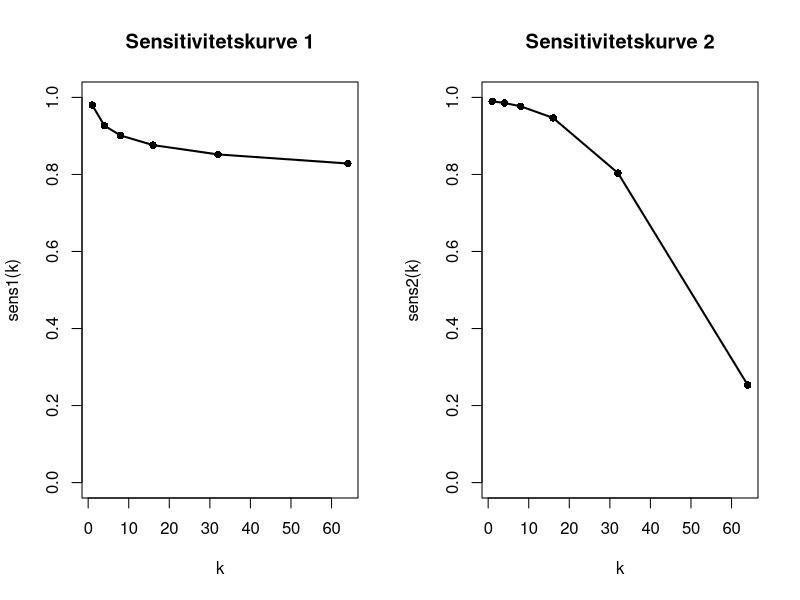
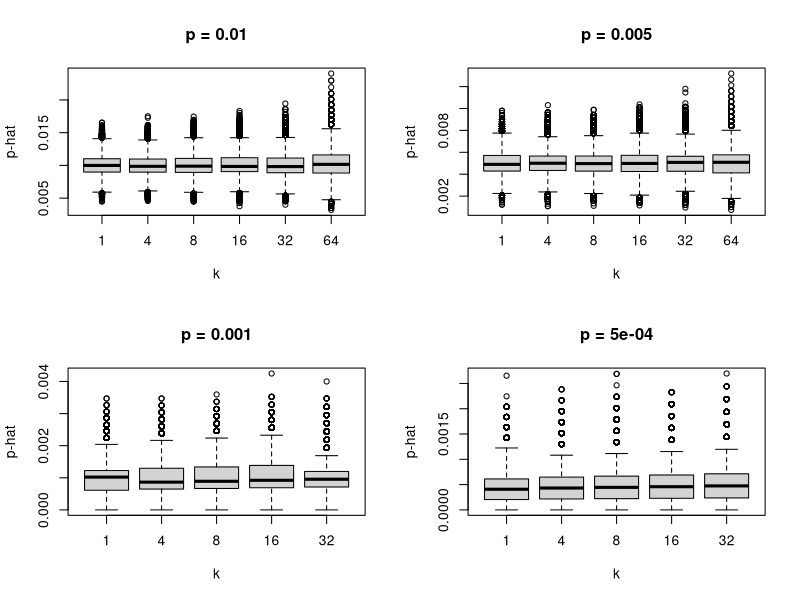
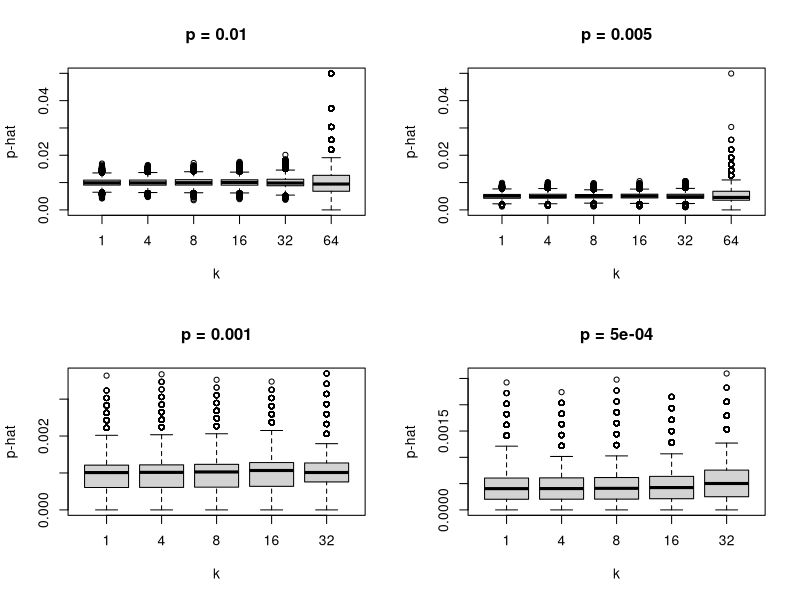

R code for these plots, in order:
## ---- chunk 1
knitr::opts_chunk$set(echo = TRUE)
library(kableExtra)
## ---- chunk 2
# Simulate the distribution of p-hat for given p, k, s, N
simps <- function(p,k,s,N,nsim=10^5){
  Npos <- rbinom(nsim,N,s*(1-(1-p)^k))
  phat <- 1-(1-Npos/(s*N))^(1/k)
  phat
}
sens1 <- function(k){
  sens <- 0.98^(1+2*log(k))
  return(sens)
}
sens2 <- function(k){
  # sens 0.99 at k=1, 0.50 at k=50
  b1 <- (qnorm(0.5) - qnorm(0.99))/(50 - 1)
  b0 <- qnorm(0.99) - b1
  sens <- pnorm(b0 + b1*k)
  return(sens)
}
k=c(1,4,8,16,32,64)
par(mfrow=c(1,2))
plot(k, sens1(k), type = "o", pch = 16, lwd = 2, ylim = c(0,1), main="Sensitivitetskurve 1")
plot(k, sens2(k), type = "o", pch = 16, lwd = 2, ylim = c(0,1), main="Sensitivitetskurve 2")

simksseq <- function(p,k,s,npers,nsim=10^5, showplot=TRUE){
  if((length(k)!=length(npers)) || (length(k)!=length(s)))
    stop("Length of k, s and npers should match")
  phatmat <- matrix(nrow=nsim,ncol=length(k))
  for(i in 1:length(k))
    phatmat[,i] <- simps(p,k[i],s[i],round(npers[i]/k[i]),nsim)
  if(showplot){
    boxplot(phatmat, use.cols=T, xaxt="n", ylab="p-hat", xlab="k",
            main=paste("p =",p))
    axis(side=1, at=1:length(k), labels = k)
  }
  N <- round(npers/k)
  pseq <- rep(p, length(k))
  res <- cbind.data.frame(pseq,npers,N,k,s,apply(phatmat,2,sd),apply(phatmat,2,quantile,probs=0.95, na.rm=T),colMeans(phatmat)-p)
  colnames(res) <- c("Prevalens","Ant. personer", "Ant. tester", "pool size", "sensitivitet","SE(p)","q95(p)", "bias")
  kable(res, digits=c(4,0,0,0,2,5,5,5))
}

## ---- chunk 3
par(mfrow=c(2,2))
simksseq(p=0.01,k=k,s=sens1(k),npers=rep(5000,length(k)))
simksseq(p=0.005,k=k,s=sens1(k),npers=rep(5000,length(k)))
k=c(1,4,8,16,32)
simksseq(p=0.001,k=k,s=sens1(k),npers=rep(5000,length(k)))
simksseq(p=0.0005,k=k,s=sens1(k),npers=rep(5000,length(k)))
## ---- chunk 4
k=c(1,4,8,16,32, 64)
par(mfrow=c(2,2))
simksseq(p=0.01,k=k,s=sens2(k),npers=rep(5000,length(k)))
simksseq(p=0.005,k=k,s=sens2(k),npers=rep(5000,length(k)))
k=c(1,4,8,16,32)
simksseq(p=0.001,k=k,s=sens2(k),npers=rep(5000,length(k)))
simksseq(p=0.0005,k=k,s=sens2(k),npers=rep(5000,length(k)))
## ---- chunk 5
k=c(1,4,8,16,32)
simksseq(p=0.001,k=k,s=sens1(k),npers=200*k, showplot=F)
simksseq(p=0.0005,k=k,s=sens1(k),npers=200*k, showplot=F)
simksseq(p=0.001,k=k,s=sens2(k),npers=200*k, showplot=F)
simksseq(p=0.0005,k=k,s=sens2(k),npers=200*k, showplot=F)
